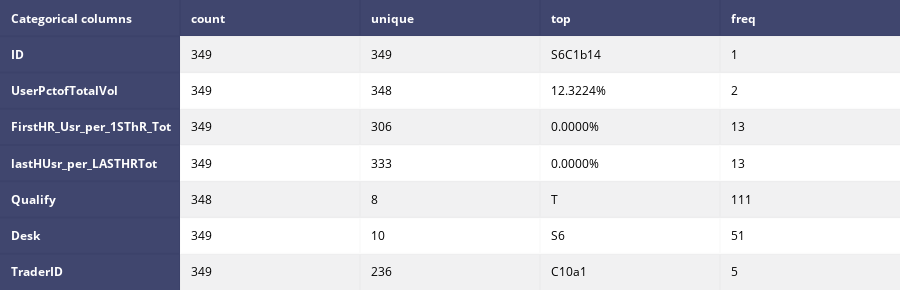

Notebook source saved alongside this figure:
### Markdown cell above
View the following in notebook only doen't work well with Jupyterlabs.

### Code cell
table_cat = ff.create_table(data.describe(include=['O']).T, index=True, index_title='Categorical columns')
iplot(table_cat)

### Figure 1 — Plotly figure (JSON) as saved in the notebook; plotly's stock layout.template omitted (floating-point values rounded to 4 significant figures)
{"data": [{"colorscale": [[0, "#00083e"], [0.5, "#ededee"], [1, "#ffffff"]], "hoverinfo": "none", "opacity": 0.75, "showscale": false, "type": "heatmap", "uid": "1d11301f-c0a8-4371-b022-81cd267f0835", "z": [[0, 0, 0, 0, 0], [0, 0.5, 0.5, 0.5, 0.5], [0, 1, 1, 1, 1], [0, 0.5, 0.5, 0.5, 0.5], [0, 1, 1, 1, 1], [0, 0.5, 0.5, 0.5, 0.5], [0, 1, 1, 1, 1], [0, 0.5, 0.5, 0.5, 0.5]]}], "layout": {"annotations": [{"align": "left", "font": {"color": "#ffffff"}, "showarrow": false, "text": "<b>Categorical columns</b>", "x": -0.45, "xanchor": "left", "xref": "x", "y": 0, "yref": "y"}, {"align": "left", "font": {"color": "#ffffff"}, "showarrow": false, "text": "<b>count</b>", "x": 0.55, "xanchor": "left", "xref": "x", "y": 0, "yref": "y"}, {"align": "left", "font": {"color": "#ffffff"}, "showarrow": false, "text": "<b>unique</b>", "x": 1.55, "xanchor": "left", "xref": "x", "y": 0, "yref": "y"}, {"align": "left", "font": {"color": "#ffffff"}, "showarrow": false, "text": "<b>top</b>", "x": 2.55, "xanchor": "left", "xref": "x", "y": 0, "yref": "y"}, {"align": "left", "font": {"color": "#ffffff"}, "showarrow": false, "text": "<b>freq</b>", "x": 3.55, "xanchor": "left", "xref": "x", "y": 0, "yref": "y"}, {"align": "left", "font": {"color": "#ffffff"}, "showarrow": false, "text": "<b>ID</b>", "x": -0.45, "xanchor": "left", "xref": "x", "y": 1, "yref": "y"}, {"align": "left", "font": {"color": "#000000"}, "showarrow": false, "text": "349", "x": 0.55, "xanchor": "left", "xref": "x", "y": 1, "yref": "y"}, {"align": "left", "font": {"color": "#000000"}, "showarrow": false, "text": "349", "x": 1.55, "xanchor": "left", "xref": "x", "y": 1, "yref": "y"}, {"align": "left", "font": {"color": "#000000"}, "showarrow": false, "text": "S6C1b14", "x": 2.55, "xanchor": "left", "xref": "x", "y": 1, "yref": "y"}, {"align": "left", "font": {"color": "#000000"}, "showarrow": false, "text": "1", "x": 3.55, "xanchor": "left", "xref": "x", "y": 1, "yref": "y"}, {"align": "left", "font": {"color": "#ffffff"}, "showarrow": false, "text": "<b>UserPctofTotalVol</b>", "x": -0.45, "xanchor": "left", "xref": "x", "y": 2, "yref": "y"}, {"align": "left", "font": {"color": "#000000"}, "showarrow": false, "text": "349", "x": 0.55, "xanchor": "left", "xref": "x", "y": 2, "yref": "y"}, {"align": "left", "font": {"color": "#000000"}, "showarrow": false, "text": "348", "x": 1.55, "xanchor": "left", "xref": "x", "y": 2, "yref": "y"}, {"align": "left", "font": {"color": "#000000"}, "showarrow": false, "text": "12.3224%", "x": 2.55, "xanchor": "left", "xref": "x", "y": 2, "yref": "y"}, {"align": "left", "font": {"color": "#000000"}, "showarrow": false, "text": "2", "x": 3.55, "xanchor": "left", "xref": "x", "y": 2, "yref": "y"}, {"align": "left", "font": {"color": "#ffffff"}, "showarrow": false, "text": "<b>FirstHR_Usr_per_1SThR_Tot</b>", "x": -0.45, "xanchor": "left", "xref": "x", "y": 3, "yref": "y"}, {"align": "left", "font": {"color": "#000000"}, "showarrow": false, "text": "349", "x": 0.55, "xanchor": "left", "xref": "x", "y": 3, "yref": "y"}, {"align": "left", "font": {"color": "#000000"}, "showarrow": false, "text": "306", "x": 1.55, "xanchor": "left", "xref": "x", "y": 3, "yref": "y"}, {"align": "left", "font": {"color": "#000000"}, "showarrow": false, "text": "0.0000%", "x": 2.55, "xanchor": "left", "xref": "x", "y": 3, "yref": "y"}, {"align": "left", "font": {"color": "#000000"}, "showarrow": false, "text": "13", "x": 3.55, "xanchor": "left", "xref": "x", "y": 3, "yref": "y"}, {"align": "left", "font": {"color": "#ffffff"}, "showarrow": false, "text": "<b>lastHUsr_per_LASTHRTot</b>", "x": -0.45, "xanchor": "left", "xref": "x", "y": 4, "yref": "y"}, {"align": "left", "font": {"color": "#000000"}, "showarrow": false, "text": "349", "x": 0.55, "xanchor": "left", "xref": "x", "y": 4, "yref": "y"}, {"align": "left", "font": {"color": "#000000"}, "showarrow": false, "text": "333", "x": 1.55, "xanchor": "left", "xref": "x", "y": 4, "yref": "y"}, {"align": "left", "font": {"color": "#000000"}, "showarrow": false, "text": "0.0000%", "x": 2.55, "xanchor": "left", "xref": "x", "y": 4, "yref": "y"}, {"align": "left", "font": {"color": "#000000"}, "showarrow": false, "text": "13", "x": 3.55, "xanchor": "left", "xref": "x", "y": 4, "yref": "y"}, {"align": "left", "font": {"color": "#ffffff"}, "showarrow": false, "text": "<b>Qualify</b>", "x": -0.45, "xanchor": "left", "xref": "x", "y": 5, "yref": "y"}, {"align": "left", "font": {"color": "#000000"}, "showarrow": false, "text": "348", "x": 0.55, "xanchor": "left", "xref": "x", "y": 5, "yref": "y"}, {"align": "left", "font": {"color": "#000000"}, "showarrow": false, "text": "8", "x": 1.55, "xanchor": "left", "xref": "x", "y": 5, "yref": "y"}, {"align": "left", "font": {"color": "#000000"}, "showarrow": false, "text": "T", "x": 2.55, "xanchor": "left", "xref": "x", "y": 5, "yref": "y"}, {"align": "left", "font": {"color": "#000000"}, "showarrow": false, "text": "111", "x": 3.55, "xanchor": "left", "xref": "x", "y": 5, "yref": "y"}, {"align": "left", "font": {"color": "#ffffff"}, "showarrow": false, "text": "<b>Desk</b>", "x": -0.45, "xanchor": "left", "xref": "x", "y": 6, "yref": "y"}, {"align": "left", "font": {"color": "#000000"}, "showarrow": false, "text": "349", "x": 0.55, "xanchor": "left", "xref": "x", "y": 6, "yref": "y"}, {"align": "left", "font": {"color": "#000000"}, "showarrow": false, "text": "10", "x": 1.55, "xanchor": "left", "xref": "x", "y": 6, "yref": "y"}, {"align": "left", "font": {"color": "#000000"}, "showarrow": false, "text": "S6", "x": 2.55, "xanchor": "left", "xref": "x", "y": 6, "yref": "y"}, {"align": "left", "font": {"color": "#000000"}, "showarrow": false, "text": "51", "x": 3.55, "xanchor": "left", "xref": "x", "y": 6, "yref": "y"}, {"align": "left", "font": {"color": "#ffffff"}, "showarrow": false, "text": "<b>TraderID</b>", "x": -0.45, "xanchor": "left", "xref": "x", "y": 7, "yref": "y"}, {"align": "left", "font": {"color": "#000000"}, "showarrow": false, "text": "349", "x": 0.55, "xanchor": "left", "xref": "x", "y": 7, "yref": "y"}, {"align": "left", "font": {"color": "#000000"}, "showarrow": false, "text": "236", "x": 1.55, "xanchor": "left", "xref": "x", "y": 7, "yref": "y"}, {"align": "left", "font": {"color": "#000000"}, "showarrow": false, "text": "C10a1", "x": 2.55, "xanchor": "left", "xref": "x", "y": 7, "yref": "y"}, {"align": "left", "font": {"color": "#000000"}, "showarrow": false, "text": "5", "x": 3.55, "xanchor": "left", "xref": "x", "y": 7, "yref": "y"}], "height": 290, "margin": {"b": 0, "l": 0, "r": 0, "t": 0}, "xaxis": {"dtick": 1, "gridwidth": 2, "showticklabels": false, "tick0": -0.5, "ticks": "", "zeroline": false}, "yaxis": {"autorange": "reversed", "dtick": 1, "gridwidth": 2, "showticklabels": false, "tick0": 0.5, "ticks": "", "zeroline": false}}}
